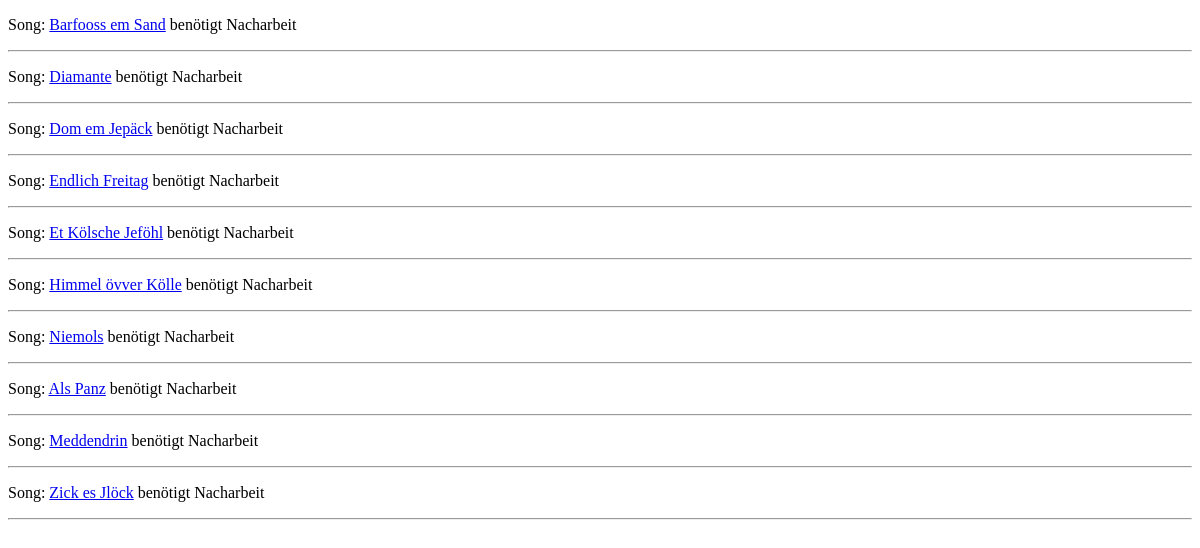
The app's page /dashboard/bhcount/ (signed in), older data.
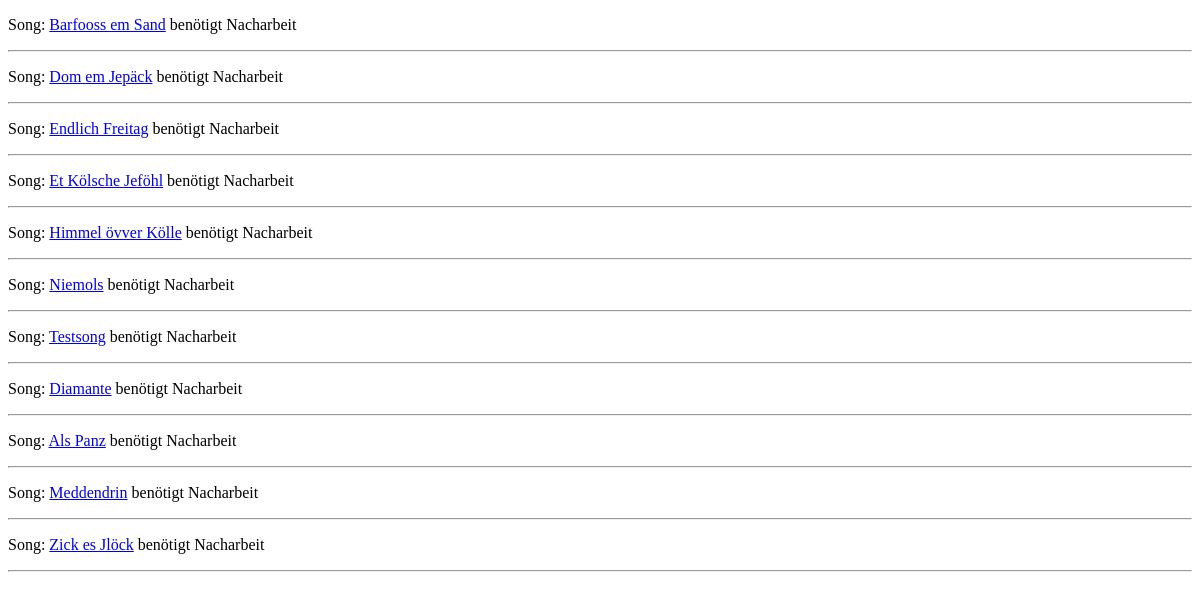
The same page, newer data.
### songarchiv/models.py (models this page shows, shortened)
class Song(models.Model):
    song_title = models.CharField(max_length=250, unique=True)
    song_artist = models.CharField(max_length=250)
    song_music = models.CharField(max_length=250, blank=True, default='')
    song_lyrics = models.CharField(max_length=250, blank=True, default='')
    song_year = models.DateField(blank=True, default='1900-01-01')
    song_publisher = models.CharField(max_length=250, blank=True, default='')
    song_producer = models.CharField(max_length=125, blank=True, default='')
    song_spotify = models.URLField(max_length=250, blank=True, default='')
    song_amazon = models.URLField(max_length=250, blank=True, default='')
    song_itunes = models.URLField(max_length=250, blank=True, default='')
    song_snippet = models.FileField(upload_to=dynamik_path, max_length=100, blank=True)
    song_cover = models.CharField(max_length=125, blank=True, default='')
    song_youtube = models.CharField(max_length=500, blank=True, default='')
    song_amazon_sale = models.CharField(max_length=250, blank=True, default='')
    song_background = models.TextField(blank=True, default='')
    song_activ = models.BooleanField(default=True)
    album = models.ForeignKey(Album, on_delete=models.PROTECT, blank=True, null=True)
    class Meta:
        ordering = ['album__album_title']

### dashboard/views.py (the view)
# urls.py: path('bhcount/', views.BHCountListView.as_view(), name='bhcount'),
class BHCountListView(LoginRequiredMixin, ListView):
    model = Song
    context_object_name = 'my_song_list'
    queryset = Song.objects.all()
    template_name = 'dashboard/song_list.html'

### songarchiv/context_processors.py (called while the page is built)
def setting_enhancement(request):
    return {'PRODUCTION': settings.PRODUCTION}

### dashboard/templates/dashboard/song_list.html (shortened to what this page needs)
<!DOCTYPE html>
<!DOCTYPE html>
<html lang="en">
<head>
</head>
<body>
	{% for song in my_song_list %}
	<p>Song: <a href="/songarchiv/song/{{ song.id }}" target="_blank">{{ song.song_title }}</a> benötigt Nacharbeit</p>
	<hr/>
	{% empty %}
	<li>No objects yet.</li>
	{% endfor %}
</body>
</html>

Row changes from the older to the newer data that the page shows:
added Song: song_title "Testsong"
changed Song "Diamante": moves down the list
